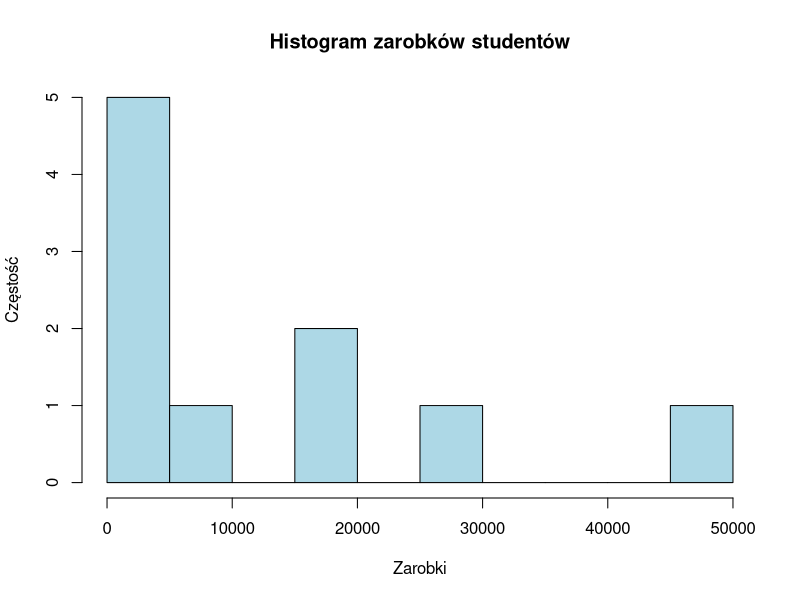
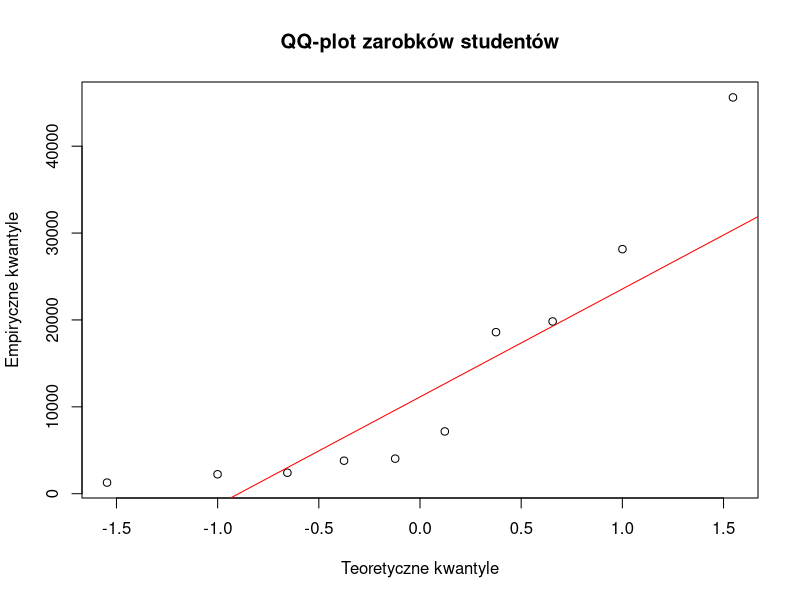
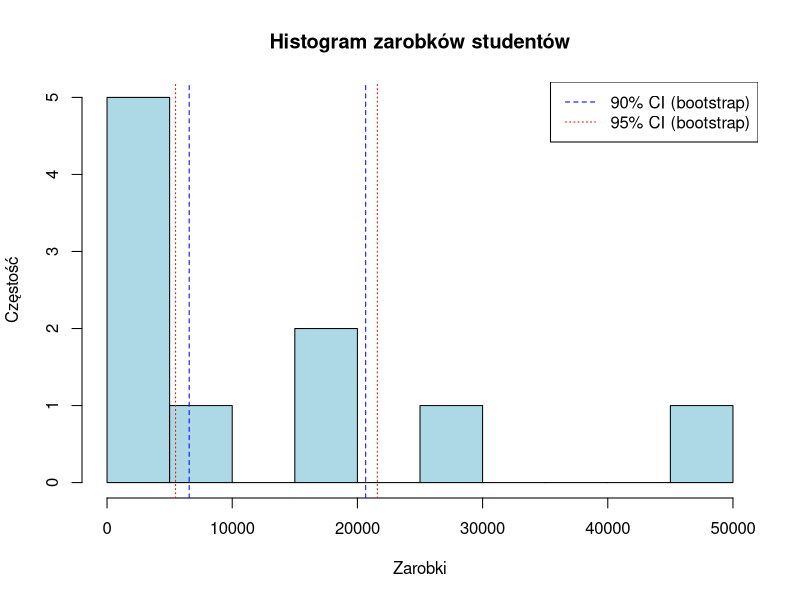

These figures' R source, in order:
## ---- chunk 1
library(Cairo)
knitr::opts_chunk$set(dev = "CairoPDF", echo = TRUE)
Sys.setlocale("LC_CTYPE", "pl_PL.UTF-8")
## ---- chunk 2
set.seed(151885)
## ---- chunk 3
# Deklaracja danych - próbka, liczba obserwacji, odchylenie standardowe
data_sample <- c(45617, 7166, 18594, 2236, 1278, 19828, 4033, 28151, 2414, 3800)
sd <- 15000
n <- 10
# Estymacja średniej zarobków
mean_salary <- mean(data_sample)
## ---- chunk 4
# Poziom istotności
alpha_90 <- 0.1
alpha_95 <- 0.05

# Z-scores z rozkładu normalnego
z_90 <- qnorm(1 - alpha_90 / 2)
z_95 <- qnorm(1 - alpha_95 / 2)

# Granice przedziałów ufności
lower_bound_90 <- mean_salary - z_90 * (sd / sqrt(n))
upper_bound_90 <- mean_salary + z_90 * (sd / sqrt(n))

lower_bound_95 <- mean_salary - z_95 * (sd / sqrt(n))
upper_bound_95 <- mean_salary + z_95 * (sd / sqrt(n))

# Wyliczenie przedziałów ufności
ci_90 <- c(lower_bound_90, upper_bound_90)
ci_95 <- c(lower_bound_95, upper_bound_95)
## ---- chunk 5
cat("Estymowana średnia zarobków:", round(mean_salary, 2), "\n")
cat("Przedział ufności 90%: [", round(ci_90[1], 2), ", ", round(ci_90[2], 2), "]\n")
cat("Przedział ufności 95%: [", round(ci_95[1], 2), ", ", round(ci_95[2], 2), "]\n")
## ---- chunk 6
# Deklaracja danych - próbka, liczba obserwacji
data_sample <- c(45617, 7166, 18594, 2236, 1278, 19828, 4033, 28151, 2414, 3800)
n <- 10
# Estymacja odchylenia standardowego z próbki
sd <- sd(data_sample)
## ---- chunk 7
t_test_95 <- t.test(data_sample, conf.level = 0.95)
t_test_90 <- t.test(data_sample, conf.level = 0.90)
## ---- chunk 8
cat("Estymowane odchylenie standardowe:", round(sd, 2), "\n")
cat("Estymowana średnia zarobków:", round(t_test_95$estimate, 2), "\n")
cat("Przedział ufności 90%: [", round(t_test_90$conf.int[1], 2), ", ", round(t_test_90$conf.int[2], 2), "]\n")
cat("Przedział ufności 95%: [", round(t_test_95$conf.int[1], 2), ", ", round(t_test_95$conf.int[2], 2), "]\n")
## ---- chunk 9
# Histogram
hist(data_sample, 
     main = "Histogram zarobków studentów", 
     xlab = "Zarobki", 
     ylab = "Częstość", 
     col = "lightblue", 
     border = "black",
     breaks = 7)
## ---- chunk 10
# QQ-plot
qqnorm(data_sample, 
     main = "QQ-plot zarobków studentów", 
     xlab = "Teoretyczne kwantyle", 
     ylab = "Empiryczne kwantyle")
qqline(data_sample, col = "red")
## ---- chunk 11
# Deklaracja danych - próbka, liczba obserwacji, liczba bootstrapów
data_sample <- c(45617, 7166, 18594, 2236, 1278, 19828, 4033, 28151, 2414, 3800)
n <- 10
n_bootstrap <- 1000
# Inicjalizacja wektora do przechowywania wyników bootstrap
bootstrap_means <- numeric(n_bootstrap)
## ---- chunk 12
for (i in 1:n_bootstrap) {
  bootstrap_sample <- sample(data_sample, size = n, replace = TRUE)
  bootstrap_means[i] <- mean(bootstrap_sample)
}
## ---- chunk 13
ci_90_bootstrap <- quantile(bootstrap_means, probs = c(0.05, 0.95))
ci_95_bootstrap <- quantile(bootstrap_means, probs = c(0.025, 0.975))
## ---- chunk 14
cat("Przedział ufności 90% (bootstrap): [", round(ci_90_bootstrap[1], 2), ", ", round(ci_90_bootstrap[2], 2), "]\n")
cat("Przedział ufności 95% (bootstrap): [", round(ci_95_bootstrap[1], 2), ", ", round(ci_95_bootstrap[2], 2), "]\n")
## ---- chunk 15
# Tworzymy ramkę danych z wynikami
ci_df <- data.frame(
  method = c("Bootstrap", "T-test", "Bootstrap", "T-test"),
  conf_level = c("90%", "90%", "95%", "95%"),
  lower_bound = c(round(ci_90_bootstrap[1], 2),
                    round(t_test_90$conf.int[1], 2),
                    round(ci_95_bootstrap[1], 2),
                    round(t_test_95$conf.int[1], 2)),
  upper_bound = c(round(ci_90_bootstrap[2], 2),
                    round(t_test_90$conf.int[2], 2),
                    round(ci_95_bootstrap[2], 2),
                    round(t_test_95$conf.int[2], 2))
)
colnames(ci_df) <- c("Metoda", "Poziom ufności", "Dolna granica", "Górna granica")
# Wyświetlenie tabeli
knitr::kable(ci_df, caption = "Porównanie przedziałów ufności (bootstrap vs t-test)")
## ---- chunk 16
hist(data_sample, 
     main = "Histogram zarobków studentów", 
     xlab = "Zarobki", 
     ylab = "Częstość", 
     col = "lightblue", 
     border = "black",
     breaks = 7)

abline(v = ci_90_bootstrap, col = "blue", lty = 2)
abline(v = ci_95_bootstrap, col = "red", lty = 3)
legend("topright", legend = c("90% CI (bootstrap)", "95% CI (bootstrap)"), col = c("blue", "red"), lty = c(2, 3))
